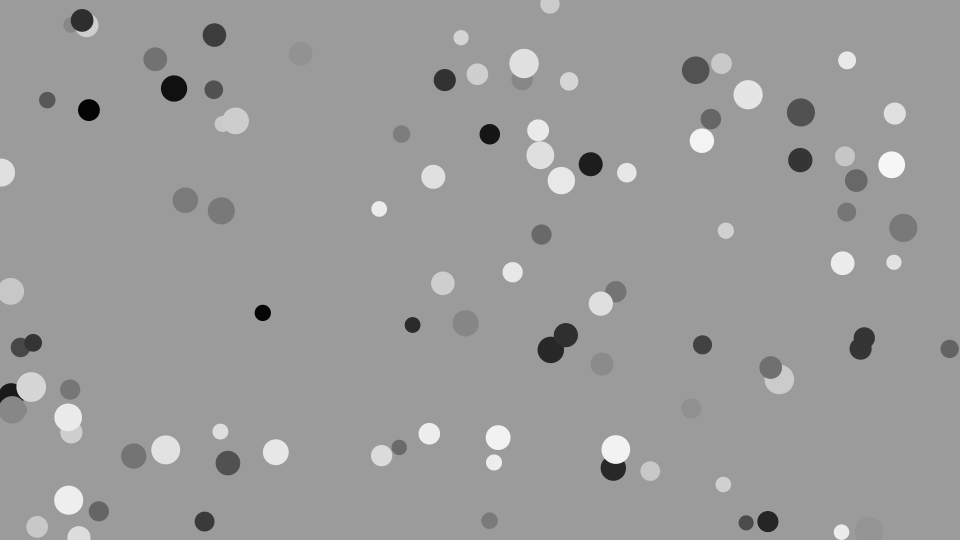
Frame 1 (no input)
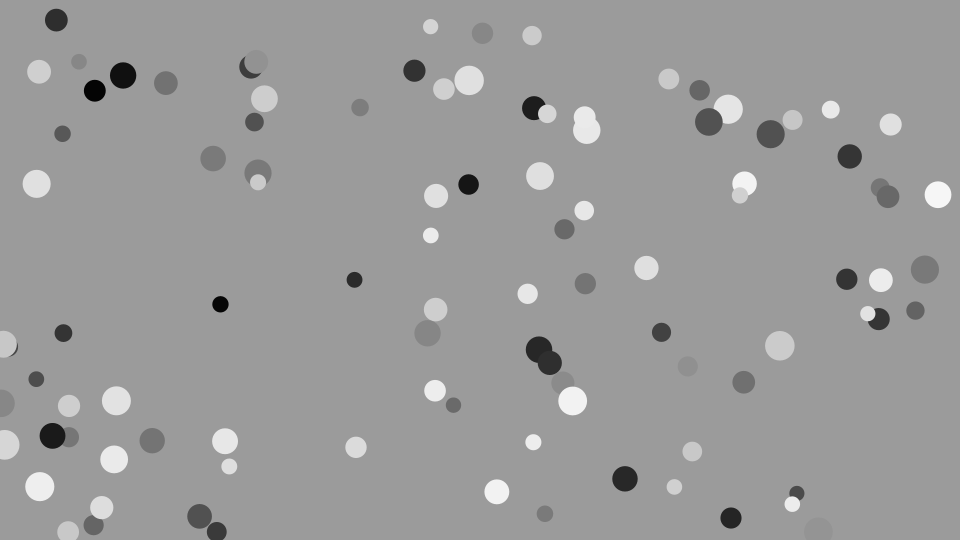
Frame 60 (the mouse pressed at the canvas centre just before this capture)
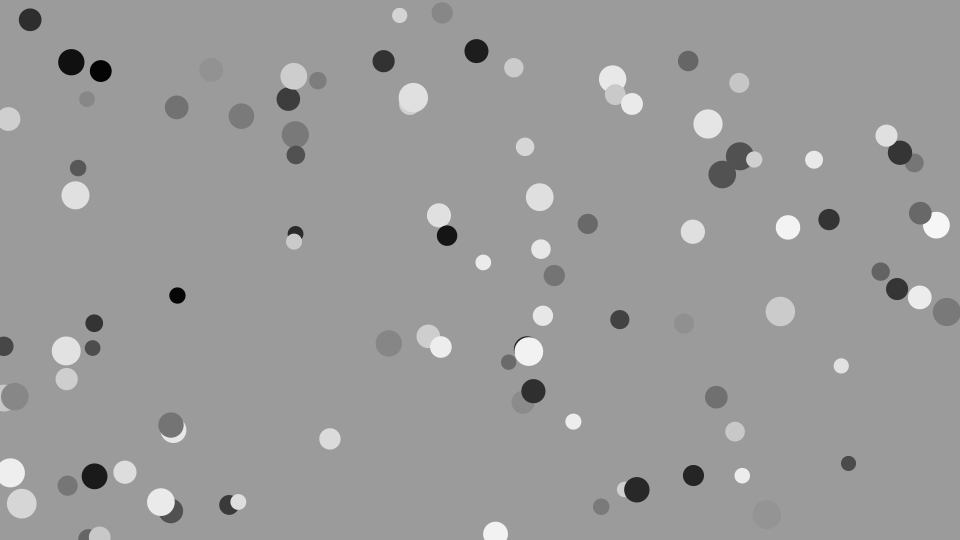
Frame 120 (the mouse held since frame 60 and released just before this capture)

The Processing sketch that drew these frames (run headless with seeded random() and noise(); from frame 60 on, the mouse is pressed at the canvas centre):

// Processing sketch: classes_bounce
// ── classes_bounce.pde
/*
 Exemple d'utilisation de tableau d'objets.
 
 Auteur : Jean-Maxime Couillard
 Licence : 
 Syntaxe : Processing version 3.0b5
 */

int cerclesCount = 100;
Cercle cercles[] = new Cercle[cerclesCount];

void setup() {
  size(960, 540);

  // Création d'une instance de Cercle
  for (int i = 0; i < cerclesCount; i++) {
    cercles[i] = new Cercle();
    cercles[i].x = random(0, width);
    cercles[i].y = random(0, height);
    cercles[i].randomColor();
  }
}

void draw() {

  // Effacer l'image
  background(155);


  // Dessin des cercle
  for (int i = 0; i < cerclesCount; i++) {
    cercles[i].display();
  }
}
// ── Cercle.pde
class Cercle {

  // Définition des variables contenus dans la classe
  float x = 0.0;
  float y = 0.0;
  float size = 0.0;
  float speedX = 0.0;
  float speedY = 0.0;
  color c = color(50);

  // Constructeur (appelé lorsqu'on utilise le mot-clé new)
  Cercle() {
    size = random(5, 20);
    speedX = random(-1, 1);
    speedY = random(-1, 1);
  }

  // Fonction personnalisée, que l'on doit appeler manuellement
  void display() {

    ellipseMode(CENTER);
    fill(c);
    noStroke();

    // Desssiner 
    ellipse(x, y, size + 10, size + 10);

    // Bouger 
    x+=speedX;
    y+=speedY;
    
    // Inverser la direction lorsque l'objet dépasse les limites du sketch en X
    if (x < 0 || x > width) {
      speedX = speedX * -1.0;
    }
    
    // Inverser la direction lorsque l'objet dépasse les limites du sketch en Y
    if (y < 0 || y > height) {
      speedY = speedY * -1.0;
    }
  }


  // Fonction personnalisée, que l'on doit appeler manuellement
  // Elle permet de changer la couleur pour une nouvelle aléatoirement
  void randomColor() {
    int grayValue = floor(random(1, 255));

    // Sassurer que la couleur n'est pas la même que le fond
    if (grayValue > 150 && grayValue < 200) {
      grayValue+= 40;
    }

    // Attribuer la nouvelle valeur à la proppriété C
    c = color(grayValue);
  }
}
